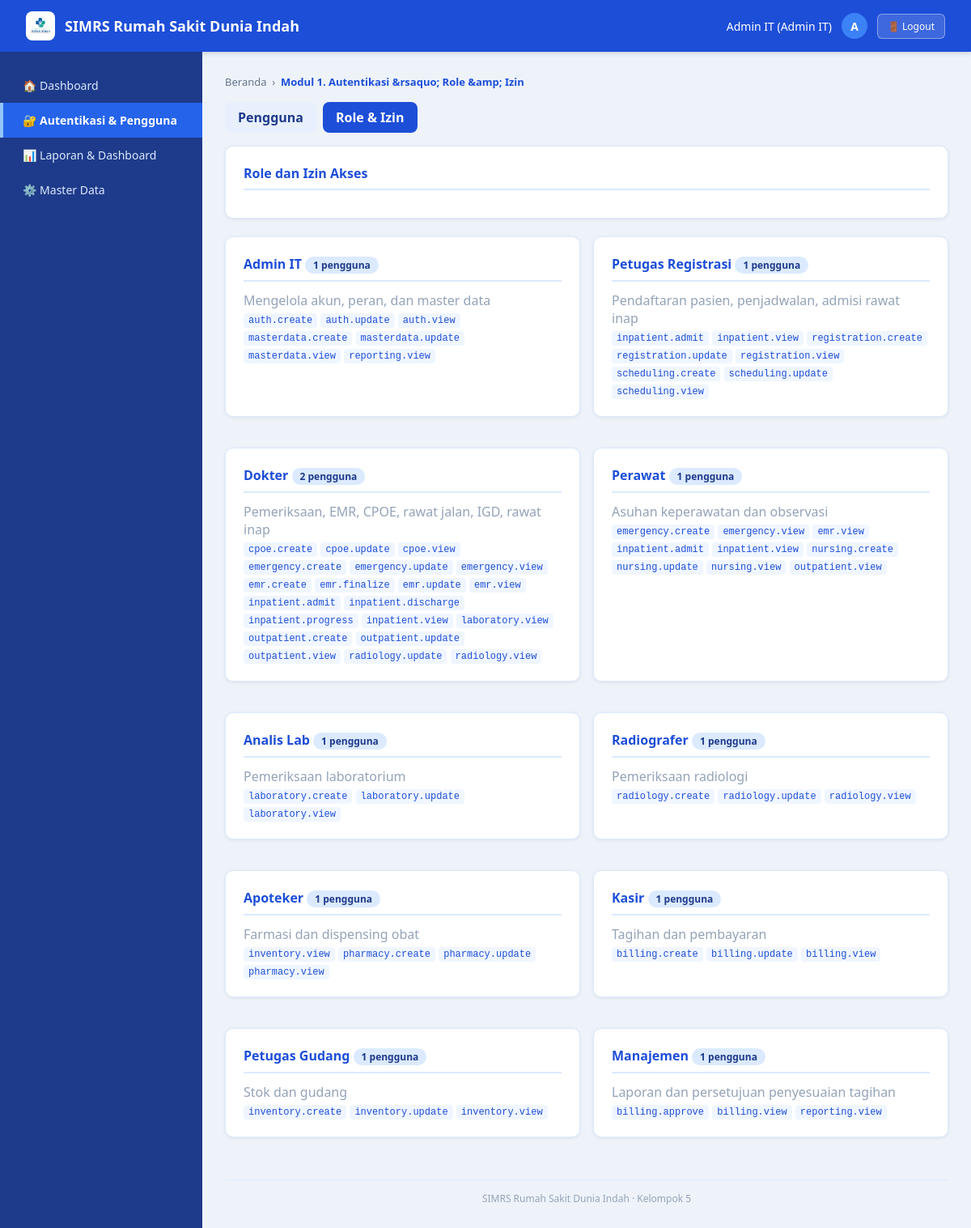
Page /simrs/modules/auth/roles.php (signed in) on the committed database.
### tables this page shows
CREATE TABLE `roles` (
  `role_id` int(10) UNSIGNED NOT NULL,
  `role_name` varchar(50) NOT NULL,
  `description` text DEFAULT NULL
);

### simrs/includes/functions.php (called while the page is built, shortened)
<?php
function e(mixed $value): string
{
    return htmlspecialchars((string) $value, ENT_QUOTES | ENT_SUBSTITUTE, 'UTF-8');
}
function url(string $path = ''): string
{
    return BASE_URL . '/' . ltrim($path, '/');
}

### simrs/includes/auth.php (called while the page is built, shortened)
<?php
function current_user(): ?array
{
    return $_SESSION['user'] ?? null;
}

### simrs/config/database.php (called while the page is built, shortened)
<?php
function db(): PDO
{
    static $pdo = null;
    if ($pdo instanceof PDO) {
        return $pdo;
    }
    $dsn = sprintf(
        'mysql:host=%s;port=%s;dbname=%s;charset=%s',
        DB_HOST,
        DB_PORT,
        DB_NAME,
        DB_CHARSET
    );
    try {
        $pdo = new PDO($dsn, DB_USER, DB_PASS, [
            PDO::ATTR_ERRMODE            => PDO::ERRMODE_EXCEPTION,
            PDO::ATTR_DEFAULT_FETCH_MODE => PDO::FETCH_ASSOC,
            PDO::ATTR_EMULATE_PREPARES   => false,
        ]);
    } catch (PDOException $e) {
        error_log('Koneksi database gagal: ' . $e->getMessage());
        http_response_code(500);
        exit('Koneksi database gagal. Pastikan MySQL di XAMPP sudah berjalan dan pengaturan di config/database.php benar.');
    }
    return $pdo;
}

### simrs/includes/users.php (called while the page is built, shortened)
<?php
function usr_all_roles(): array
{
    $out = [];
    foreach (db()->query('SELECT role_id, role_name, description FROM roles ORDER BY role_id')->fetchAll() as $r) {
        $out[(int) $r['role_id']] = [(string) $r['role_name'], (string) $r['description']];
    }
    return $out;
}
function usr_roles_overview(): array
{
    $out = [];
    foreach (usr_all_roles() as $id => [$name, $desc]) {
        $out[$id] = ['name' => $name, 'desc' => $desc, 'users' => 0, 'perms' => []];
    }
    foreach (db()->query('SELECT role_id, COUNT(*) AS n FROM user_roles GROUP BY role_id')->fetchAll() as $r) {
        if (isset($out[(int) $r['role_id']])) {
            $out[(int) $r['role_id']]['users'] = (int) $r['n'];
        }
    }
    $sql = 'SELECT rp.role_id, p.permission_code FROM role_permissions rp
              JOIN permissions p ON p.permission_id = rp.permission_id ORDER BY p.permission_code';
    foreach (db()->query($sql)->fetchAll() as $r) {
        if (isset($out[(int) $r['role_id']])) {
            $out[(int) $r['role_id']]['perms'][] = (string) $r['permission_code'];
        }
    }
    return $out;
}

### simrs/modules/auth/roles.php (the view, shortened to what this page needs)
<?php
require_once APP_ROOT . '/includes/users.php';
$roles = usr_roles_overview();
$breadcrumb   = 'Modul 1. Autentikasi &rsaquo; Role &amp; Izin';
require APP_ROOT . '/includes/layout_header.php';
?>
<div class="cp-tabs">
  <a href="<?= e(url('modules/auth/index.php')) ?>">Pengguna</a>
  <a class="active" href="<?= e(url('modules/auth/roles.php')) ?>">Role &amp; Izin</a>
</div>
<div class="card">
  <h2>Role dan Izin Akses</h2>
</div>
<div class="rp-grid">
  <?php foreach ($roles as $r): ?>
    <div class="card">
      <h2><?= e($r['name']) ?> <span class="cp-badge cp-info"><?= (int) $r['users'] ?> pengguna</span></h2>
      <div class="muted"><?= e($r['desc']) ?></div>
      <p>
        <?php foreach ($r['perms'] as $p): ?>
          <code class="k"><?= e($p) ?></code>
        <?php endforeach; ?>
      </p>
    </div>
  <?php endforeach; ?>
</div>
<?php require APP_ROOT . '/includes/layout_footer.php'; ?>

### simrs/includes/layout_header.php (shortened to what this page needs)
<?php
$pageTitle    = $pageTitle    ?? 'SIMRS';
$breadcrumb   = $breadcrumb   ?? $pageTitle;
$user    = current_user();
$inisial = mb_strtoupper(mb_substr((string) $user['nama'], 0, 1));
$peran   = implode(', ', $user['roles']);
?>
<!DOCTYPE html>
<html lang="id">
<head>
<link rel="stylesheet" href="<?= e(url('assets/css/app.css')) ?>">
</head>
<body>
  <div class="navbar">
    <div class="brand">
      <div class="brand-mini"><img src="<?= e(url('assets/images/logo-rs.png')) ?>" alt="Logo RS Dunia Indah"></div>
      <h1>SIMRS Rumah Sakit Dunia Indah</h1>
    </div>
    <div class="user-info">
      <span><?= e($user['nama']) ?> (<?= e($peran) ?>)</span>
      <div class="avatar"><?= e($inisial) ?></div>
      <form method="post" action="<?= e(url('logout.php')) ?>" class="logout-form">
        <button type="submit" class="logout-btn">🚪 Logout</button>
      </form>
    </div>
  </div>
  <div class="layout">
    <?php require APP_ROOT . '/includes/layout_sidebar.php'; ?>
    <div class="content">
      <div class="breadcrumb">Beranda &nbsp;›&nbsp; <span><?= e($breadcrumb) ?></span></div>

### simrs/assets/css/app.css (style rules this page uses)
:root { --biru-utama: #1d4ed8; --biru-tua: #1e3a8a; --biru-hover: #1e40af; --biru-muda: #eff6ff; --biru-garis: #dbeafe; --latar: #eef3fa; --teks: #1e293b; --teks-redup: #64748b; }
* { margin: 0; padding: 0; box-sizing: border-box; font-family: 'Segoe UI', Arial, sans-serif; }
body { background: var(--latar); color: var(--teks); }
.card { background: #fff; border-radius: 10px; padding: 22px; margin-bottom: 22px; border: 1px solid var(--biru-garis); box-shadow: 0 1px 4px rgba(0, 0, 0, 0.08); }
.card h2 { font-size: 16px; color: var(--biru-utama); border-bottom: 2px solid var(--biru-garis); padding-bottom: 8px; margin-bottom: 12px; }
.navbar { background: var(--biru-utama); color: #fff; padding: 14px 32px; display: flex; justify-content: space-between; align-items: center; box-shadow: 0 2px 6px rgba(0, 0, 0, 0.15); }
.navbar .brand { display: flex; align-items: center; gap: 12px; }
.navbar .brand-mini { width: 36px; height: 36px; background: #fff; border-radius: 8px; display: flex; align-items: center; justify-content: center; overflow: hidden; padding: 4px; }
.navbar .brand-mini img { max-width: 100%; max-height: 100%; object-fit: contain; }
.navbar h1 { font-size: 18px; font-weight: 600; }
.navbar .user-info { display: flex; align-items: center; gap: 12px; font-size: 14px; }
.navbar .avatar { width: 32px; height: 32px; border-radius: 50%; background: #3b82f6; display: flex; align-items: center; justify-content: center; font-weight: bold; }
.navbar .logout-form { margin: 0; }
.navbar .logout-btn { background: rgba(255, 255, 255, 0.15); border: 1px solid rgba(255, 255, 255, 0.4); color: #fff; padding: 6px 12px; border-radius: 6px; font-size: 12px; cursor: pointer; }
.layout { display: flex; min-height: calc(100vh - 64px); }
.content { flex: 1; padding: 28px; min-width: 0; }
.breadcrumb { font-size: 13px; color: var(--teks-redup); margin-bottom: 16px; }
.breadcrumb span { color: var(--biru-utama); font-weight: 600; }
.muted { color: #94a3b8; }
code.k { background: #f0f6ff; color: var(--biru-utama); padding: 2px 6px; border-radius: 4px; font-family: 'Consolas', monospace; font-size: 12px; }
.cp-tabs { display:flex;gap:8px;margin-bottom:16px;flex-wrap:wrap }
.cp-tabs a { padding:8px 16px;border-radius:8px;background:#e8f0fe;color:var(--biru-tua);text-decoration:none;font-weight:600 }
.cp-tabs a.active { background:var(--biru-utama);color:#fff }
.cp-badge { display:inline-block;padding:2px 10px;border-radius:12px;font-size:12px;font-weight:600 }
.cp-info { background:#dbeafe;color:#1e3a8a }
.rp-grid { display:grid;grid-template-columns:repeat(auto-fit,minmax(340px,1fr));gap:16px;margin-bottom:16px }

### rows in the picture
roles: role_name "Admin IT", role_name "A", role_id "1", description "Mengelola akun, peran, dan master data", p "auth.create", p "auth.update", p "auth.view", p "masterdata.create", p "masterdata.update", p "masterdata.view", p "reporting.view"
roles: role_name "Petugas Registrasi", users "1", description "Pendaftaran pasien, penjadwalan, admisi rawat inap", p "inpatient.admit", p "inpatient.view", p "registration.create", p "registration.update", p "registration.view", p "scheduling.create", p "scheduling.update", p "scheduling.view"
roles: role_name "Dokter", users "2", description "Pemeriksaan, EMR, CPOE, rawat jalan, IGD, rawat inap", p "cpoe.create", p "cpoe.update", p "cpoe.view", p "emergency.create", p "emergency.update", p "emergency.view", p "emr.create", p "emr.finalize", p "emr.update", p "emr.view", p "inpatient.admit", p "inpatient.discharge", p "inpatient.progress", p "inpatient.view", p "laboratory.view", p "outpatient.create", p "outpatient.update", p "outpatient.view", p "radiology.update", p "radiology.view"
roles: role_name "Perawat", users "1", description "Asuhan keperawatan dan observasi", p "emergency.create", p "emergency.view", p "emr.view", p "inpatient.admit", p "inpatient.view", p "nursing.create", p "nursing.update", p "nursing.view", p "outpatient.view"
roles: role_name "Analis Lab", users "1", description "Pemeriksaan laboratorium", p "laboratory.create", p "laboratory.update", p "laboratory.view"
roles: role_name "Radiografer", users "1", description "Pemeriksaan radiologi", p "radiology.create", p "radiology.update", p "radiology.view"
roles: role_name "Apoteker", users "1", description "Farmasi dan dispensing obat", p "inventory.view", p "pharmacy.create", p "pharmacy.update", p "pharmacy.view"
roles: role_name "Kasir", users "1", description "Tagihan dan pembayaran", p "billing.create", p "billing.update", p "billing.view"
roles: role_name "Petugas Gudang", users "1", description "Stok dan gudang", p "inventory.create", p "inventory.update", p "inventory.view"
roles: role_name "Manajemen", users "1", description "Laporan dan persetujuan penyesuaian tagihan", p "billing.approve", p "billing.view", p "reporting.view"

### other values in the picture
$modul['icon'] "🔐"
$modul['label'] "Autentikasi & Pengguna"
$modul['icon'] "📊"
$modul['label'] "Laporan & Dashboard"
$modul['icon'] "⚙️"
$modul['label'] "Master Data"
$breadcrumb "Modul 1. Autentikasi &rsaquo; Role &amp; Izin"
